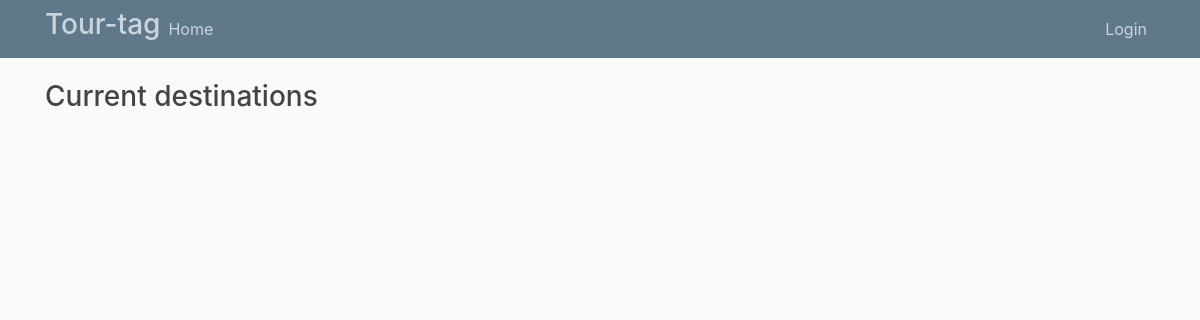
The app's page /, older data.
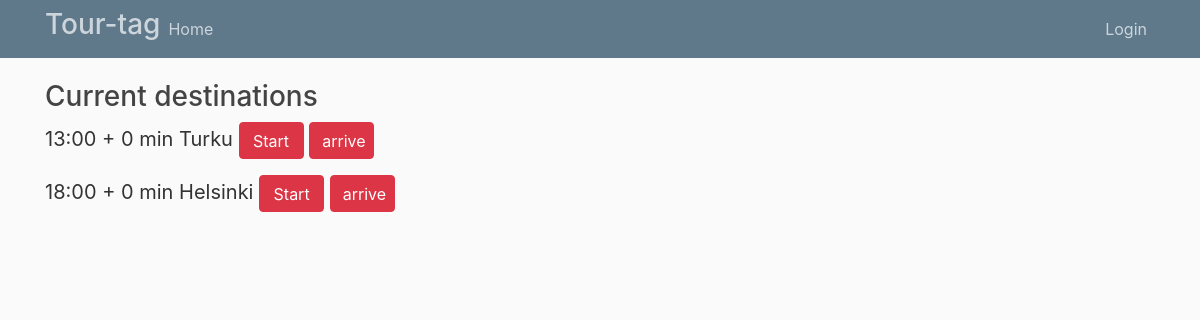
The same page, newer data.
### users/models.py (models this page shows)
class Destination(models.Model):
    destination = models.CharField(max_length=100)
    arrive_time = models.CharField(max_length=100)

### users/views.py (the view, shortened to what this page needs)
# urls.py: 2. Add a URL to urlpatterns:  path('', views.home, name='home')
def home(request):
    dests = Destination.objects.all()
    timer = Timer.objects.all()
    overtime = 0
    return render(request, 'home.html',{'dests': dests, 'overtime':overtime})

### users/templates/home.html (shortened to what this page needs)
{% extends "base.html" %}
{% block content %}
    <h3>Current destinations</h3>
    {% for dest in dests %}
        <form method="POST">
        <p style="font-size:125%">{{dest.arrive_time}} + {{overtime}} min {{dest.destination}}
            <button type="Submit" name="start" style="height:37px;width:65px" class="btn btn-danger" value="{{ start }}">Start</button>
            <button type="Submit" name="arrive" style="height:37px;width:65px" class="btn btn-danger" value="{{ arrive }}">arrive</button>
        </p>
        </form>
    {% endfor %}
{% endblock content %}

### users/templates/base.html (shortened to what this page needs)
{% load static %}
<!DOCTYPE html>
<html>
    <head>
            <link rel="stylesheet" href="https://stackpath.bootstrapcdn.com/bootstrap/4.2.1/css/bootstrap.min.css">
    <link href="https://stackpath.bootstrapcdn.com/font-awesome/4.7.0/css/font-awesome.min.css" rel="stylesheet">
    <link rel="stylesheet" href="https://cdnjs.cloudflare.com/ajax/libs/tempusdominus-bootstrap-4/5.1.2/css/tempusdominus-bootstrap-4.min.css" />
        <link rel="stylesheet" href="https://maxcdn.bootstrapcdn.com/bootstrap/4.0.0/css/bootstrap.min.css">
        <link rel="stylesheet" type="text/css" href="{% static 'users/main.css' %}">
    </head>
<body>
    <header class="site-header">
        <nav class="navbar navbar-expand-md navbar-dark bg-steel fixed-top">
          <div class="container">
            <h3 style="color:#cbd5db">Tour-tag</h3>
            <div class="collapse navbar-collapse" id="navbarToggle">
              <div class="navbar-nav mr-auto">
                <a class="nav-item nav-link" href="{% url 'home' %}">Home</a>
              </div>
              <div class="navbar-nav">
                {% if user.is_authenticated %}
                <a class="nav-item nav-link" href="{% url 'logout' %}">logout</a>
                {% else %}
                  <a class="nav-item nav-link" href="{% url 'login' %}">Login</a>
                {% endif %}
              </div>
            </div>
          </div>
        </nav>
      </header>
    <main role="main" class="container">
        <div class="row">
          <div class="col-md-8">
            {% block content %}{% endblock %}
          </div>
        </div>
      </main>
</body>
</html>

### users/static/users/main.css (style rules this page uses)
body { background: #fafafa; color: #333333; margin-top: 5rem; }
h1, h2, h3, h4, h5, h6 { color: #444444; }
.bg-steel { background-color: #5f788a; }
.site-header .navbar-nav .nav-link { color: #cbd5db; }

Row changes from the older to the newer data that the page shows:
added Destination: arrive_time "13:00", overtime "0", destination "Turku"
added Destination: arrive_time "18:00", overtime "0", destination "Helsinki"
